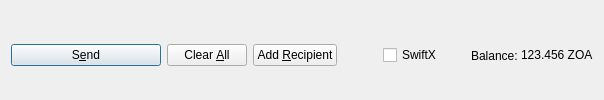
         <widget class="QFrame" name="frame_Send">
          <layout class="QHBoxLayout" name="horizontalLayout">
           <property name="bottomMargin">
            <number>0</number>
           </property>
           <item>
            <widget class="QPushButton" name="sendButton">
             <property name="minimumSize">
              <size>
               <width>150</width>
               <height>0</height>
              </size>
             </property>
             <property name="toolTip">
              <string>Confirm the send action</string>
             </property>
             <property name="text">
              <string>S&amp;end</string>
             </property>
             <property name="icon">
              <iconset resource="../zotova.qrc">
               <normaloff>:/icons/send</normaloff>:/icons/send</iconset>
             </property>
             <property name="autoDefault">
              <bool>false</bool>
             </property>
             <property name="default">
              <bool>true</bool>
             </property>
            </widget>
           </item>
           <item>
            <widget class="QPushButton" name="clearButton">
             <property name="sizePolicy">
              <sizepolicy hsizetype="Minimum" vsizetype="Fixed">
               <horstretch>0</horstretch>
               <verstretch>0</verstretch>
              </sizepolicy>
             </property>
             <property name="toolTip">
              <string>Clear all fields of the form.</string>
             </property>
             <property name="text">
              <string>Clear &amp;All</string>
             </property>
             <property name="icon">
              <iconset resource="../zotova.qrc">
               <normaloff>:/icons/remove</normaloff>:/icons/remove</iconset>
             </property>
             <property name="autoDefault">
              <bool>false</bool>
             </property>
            </widget>
           </item>
           <item>
            <widget class="QPushButton" name="addButton">
             <property name="toolTip">
              <string>Send to multiple recipients at once</string>
             </property>
             <property name="text">
              <string>Add &amp;Recipient</string>
             </property>
             <property name="icon">
              <iconset resource="../zotova.qrc">
               <normaloff>:/icons/add</normaloff>:/icons/add</iconset>
             </property>
             <property name="autoDefault">
              <bool>false</bool>
             </property>
            </widget>
           </item>
           <item>
            <spacer name="horizontalSpacer">
             <property name="orientation">
              <enum>Qt::Horizontal</enum>
             </property>
             <property name="sizeHint" stdset="0">
              <size>
               <width>40</width>
               <height>20</height>
              </size>
             </property>
            </spacer>
           </item>
           <item>
            <layout class="QHBoxLayout" name="horizontalLayout_2">
             <property name="spacing">
              <number>3</number>
             </property>
             <item>
              <widget class="QCheckBox" name="checkSwiftX">
               <property name="enabled">
                <bool>true</bool>
               </property>
               <property name="minimumSize">
                <size>
                 <width>85</width>
                 <height>0</height>
                </size>
               </property>
               <property name="text">
                <string>SwiftX</string>
               </property>
              </widget>
             </item>
             <item>
              <widget class="QLabel" name="label">
               <property name="text">
                <string>Balance:</string>
               </property>
              </widget>
             </item>
             <item>
              <widget class="QLabel" name="labelBalance">
               <property name="sizePolicy">
                <sizepolicy hsizetype="Preferred" vsizetype="Fixed">
                 <horstretch>0</horstretch>
                 <verstretch>0</verstretch>
                </sizepolicy>
               </property>
               <property name="cursor">
                <cursorShape>IBeamCursor</cursorShape>
               </property>
               <property name="text">
                <string notr="true">123.456 ZOA</string>
               </property>
               <property name="textInteractionFlags">
                <set>Qt::LinksAccessibleByMouse|Qt::TextSelectableByKeyboard|Qt::TextSelectableByMouse</set>
               </property>
              </widget>
             </item>
            </layout>
           </item>
          </layout>
         </widget>
